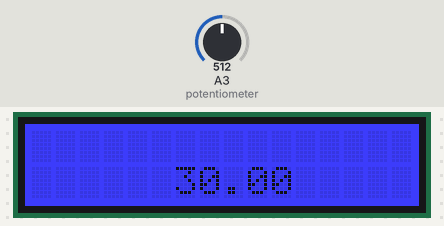
Recording of a sketch running on a simulated Arduino Uno, built with avr-gcc and run on an emulated ATmega328P. Parts: 16×2 character LCD. The inputs (shaded band) are chosen by the test bench; at power-on: A3 (potentiometer) = 512.

Above: at 1.2 s.
1.3 s: A3 (potentiometer) set to 716
At 2.7 s:
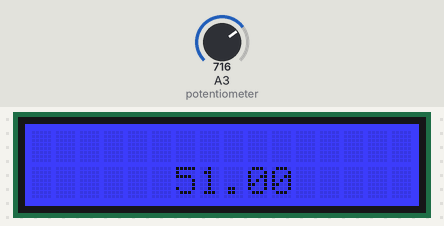
3.0 s: A3 (potentiometer) set to 900
At 4.3 s:
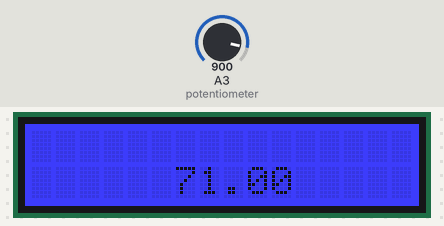
4.6 s: A3 (potentiometer) set to 1023
At 5.1 s:
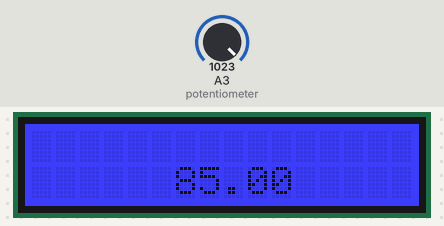
Timing chart, 0 to 7.6 s (numbered marks = the images above; inputs shaded):
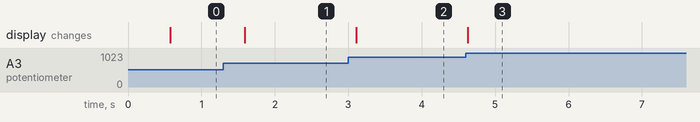

Measured:
- after the input at 1.3 s, the display: changes after 0.29 s (image 1)
- after the input at 3.0 s, the display: changes after 0.11 s (image 2)
- after the input at 4.6 s, the display: changes at once (image 3)

The sketch:

Potentiometer-LCD.ino
```cpp
#include <Wire.h>
#include "rgb_lcd.h"

rgb_lcd lcd;

const int potentiometer = A3;  // Pin qu'on veut utiliser sur la carte Arduino.

int colorR = 0; // Init de la valeur pour le rouge
int colorB = 255; // Init de la valeur pour le bleu
int colorG = 0; // Init de la valeur pour vert

int val;

void setup() {
    lcd.begin(16, 2); //Initialise l'interface du LCD.
    pinMode(potentiometer, INPUT); //On met en sortie pin le potentiomètre
    lcd.clear();
}

void loop() {
    float value = analogRead(potentiometer);
    value = map(value, 0, 1023, -25, 85);// On crée une map qui permet de changer la plage de 0 à 1023 de -25 à 85.
    lcd.setCursor(6, 1);
    lcd.print(value);
    delay(500);
    lcd.setRGB(colorR, colorG, colorB);

}
```
